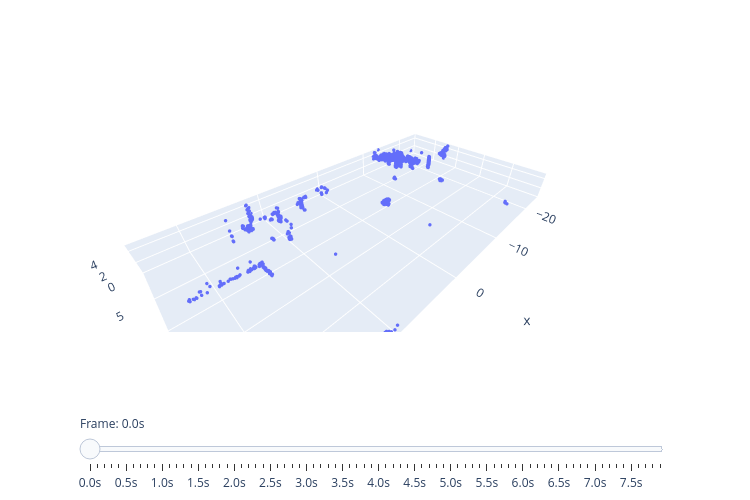

The notebook cell saved with this chart:
### Code cell
from lidar_object_tracking.plots import plot_with_slider

plot_with_slider(dataset)
